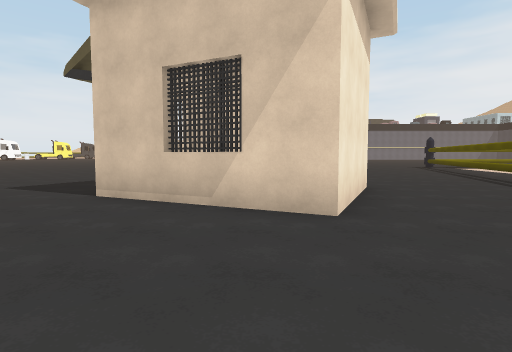
view 1 (above)

19 first-person views from a walk through a Unity game level. The camera is 1.4 m above the floor, tilts 4° down and sees 80° across. Doors are open. The floor is counted in squares, 2 m on a side. Each view is taken from the middle of a square. On the plan, view 1 faces up. The plan holds only what a view shows up to about 10 squares ahead; the rest is blank. The place goes on beyond the plan. The player is left out. Some surface patterns are stand-ins.

view 2
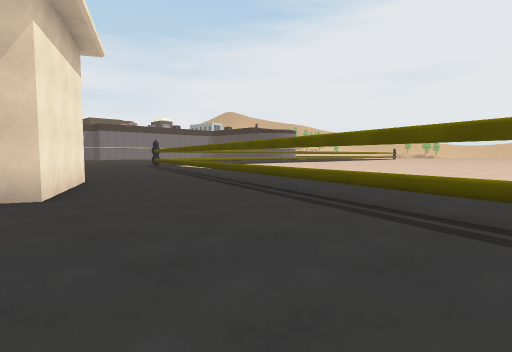

view 3
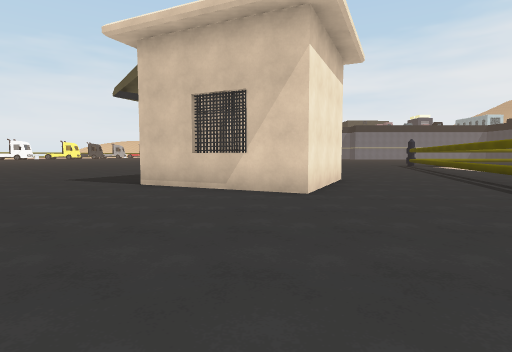

view 4
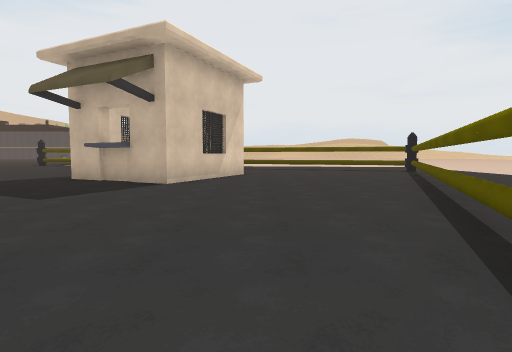

view 5
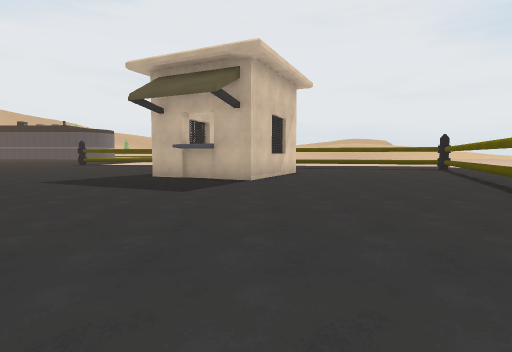

view 6
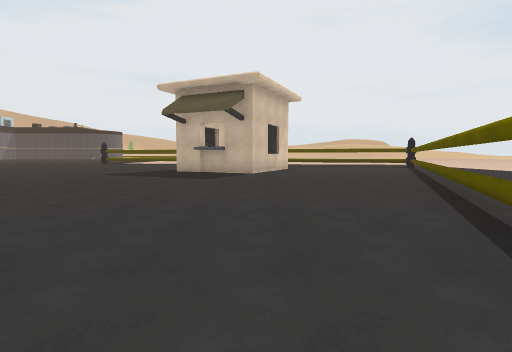

view 7
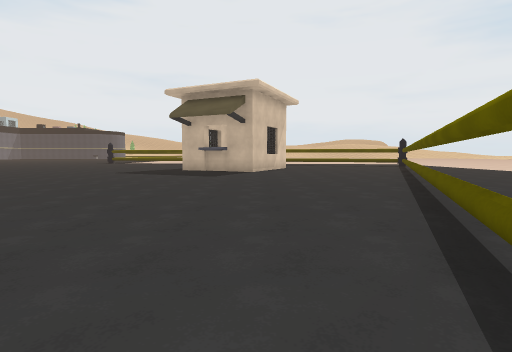

view 8
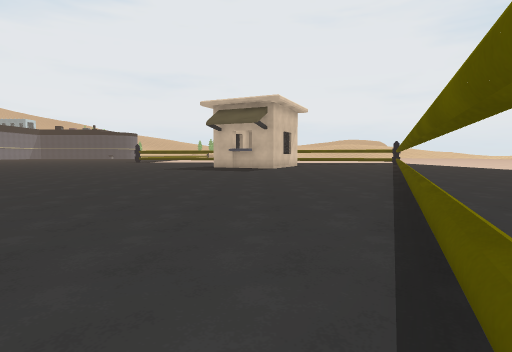

view 9
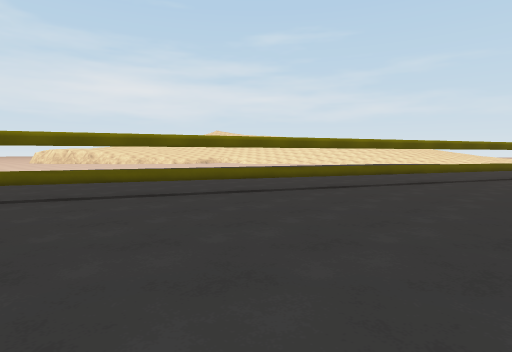

view 10
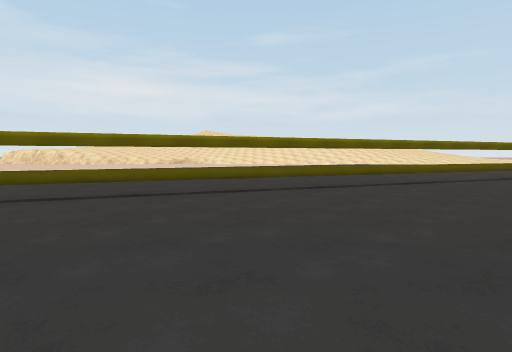

view 11
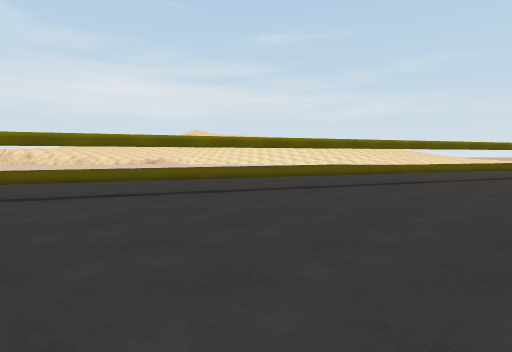

view 12
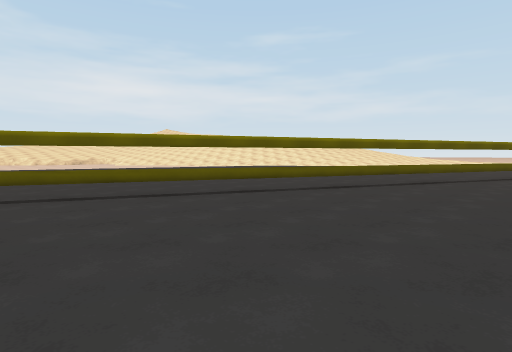

view 13
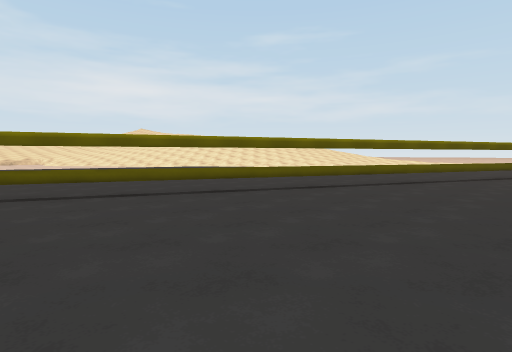

view 14
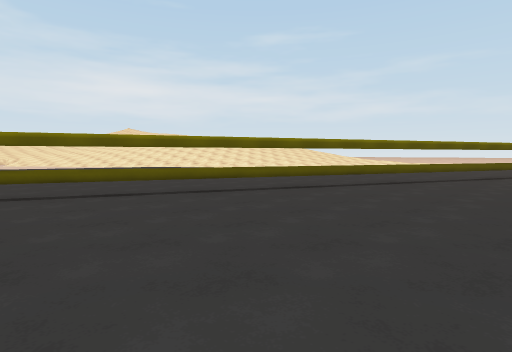

view 15
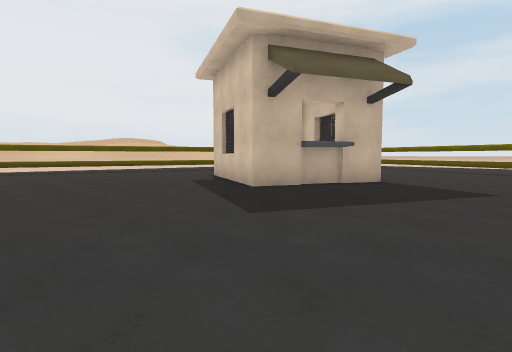

view 16
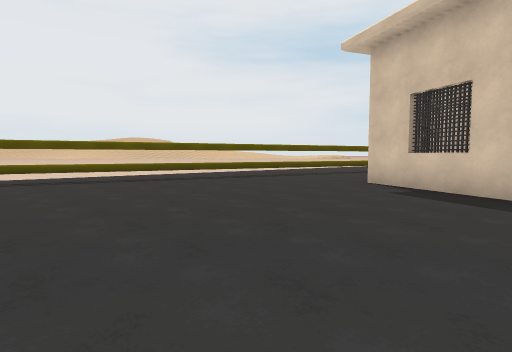

view 17
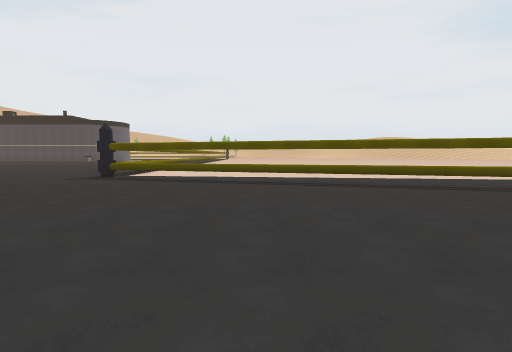

view 18
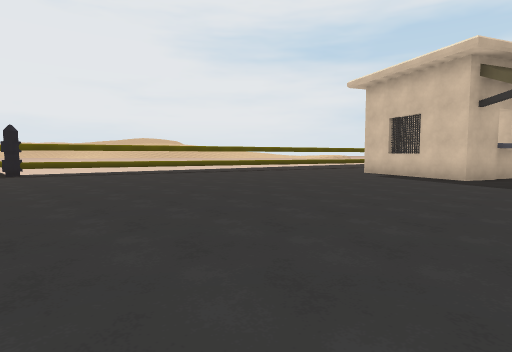

view 19
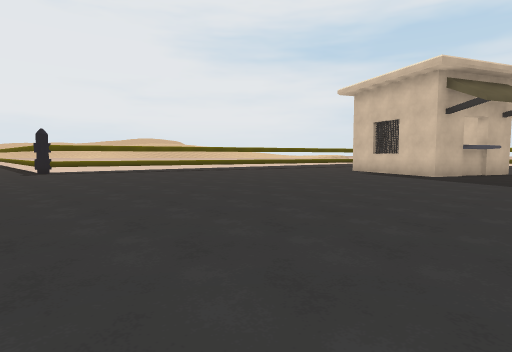

### Floor plan
Points are (right, up) in squares from view 1. A wall is a line through its corners. A room is listed if a view was taken in it or the views show most of it. See-through windows are left out.
Room 1 (views 1, 2, 3, 4, 5, 6, 7, 8, 9, 10, 11, 12, 13, 14, 15, 16, 17, 18, 19)
walls: (-1.2, 8.3) (2.4, 6.6) (0.9, 3.4) (-2.7, 5.1) (-1.2, 8.3); (-0.4, 7.5) (-1.1, 7.9); (1.1, 6.8) (1.3, 7.2)
low walls: (3.6, -1.8) (9.3, 16.5); (-39.5, 15.4) (-1, -1.8)

Positions as (right, up) in squares from view 1, and headings:
1: (0, 0), facing up
2: (0, -2), facing up-right
3: (0, -2), facing up
4: (-10, 3), facing right
5: (-11, 5), facing right
6: (-14, 5), facing right
7: (-15, 5), facing right
8: (-18, 6), facing right
9: (-14, 10), facing down-left
10: (-16, 11), facing down-left
11: (-18, 12), facing down-left
12: (-23, 14), facing down-left
13: (-27, 16), facing down-left
14: (-29, 17), facing down-left
15: (-6, 13), facing down-right
16: (-1, 14), facing down-right
17: (0, 12), facing right
18: (-3, 18), facing down-right
19: (-4, 19), facing down-right
